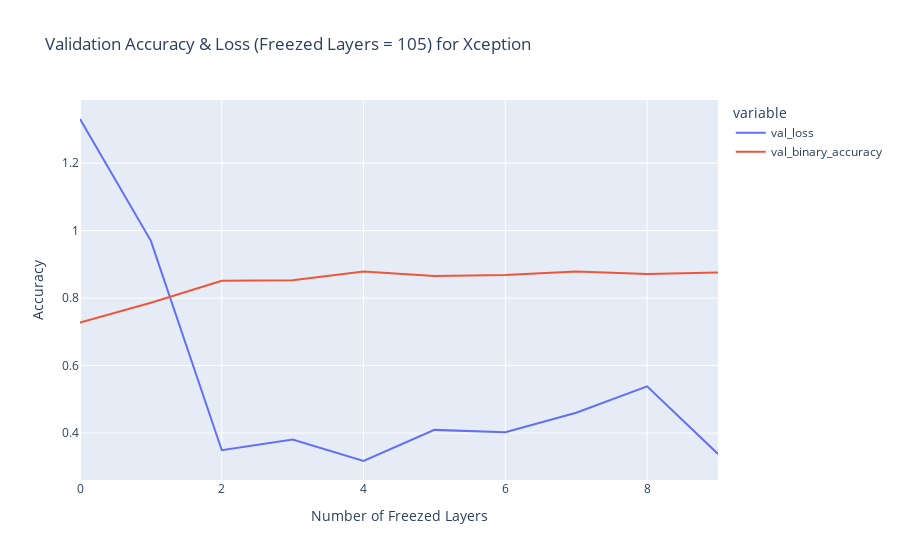

The code cell stored with this chart in its notebook:
### Markdown cell above
Plotting accuracy and loss for the best optimum results achieved and that is for the freezed layers = 105 with the Validation Accuracy = 0.955856263637542 and the Validation Loss = 0.338136255741119. We can conclude that as we increase the epochs, our acuracy increases and the loss decreases.

### Code cell
df_xception = getData_xception()
df_xception = df_xception[df_xception.freezed_layer == 105]
fig = px.line(
    df_xception, 
    x='Epoch', 
    y=['val_loss','val_binary_accuracy'],
    title="Validation Accuracy & Loss (Freezed Layers = 105) for Xception"
).update_layout(xaxis_title="Number of Freezed Layers", yaxis_title="Accuracy")
fig.show()

### Figure 1 — Plotly figure (JSON) as saved in the notebook; plotly's stock layout.template omitted (floating-point values rounded to 4 significant figures)
{"data": [{"hovertemplate": "variable=val_loss<br>Epoch=%{x}<br>value=%{y}<extra></extra>", "legendgroup": "val_loss", "line": {"color": "#636efa", "dash": "solid"}, "marker": {"symbol": "circle"}, "mode": "lines", "name": "val_loss", "orientation": "v", "showlegend": true, "x": [0, 1, 2, 3, 4, 5, 6, 7, 8, 9], "xaxis": "x", "y": [1.331, 0.9696, 0.3491, 0.3806, 0.3173, 0.4095, 0.4026, 0.4604, 0.5384, 0.3381], "yaxis": "y", "type": "scatter"}, {"hovertemplate": "variable=val_binary_accuracy<br>Epoch=%{x}<br>value=%{y}<extra></extra>", "legendgroup": "val_binary_accuracy", "line": {"color": "#EF553B", "dash": "solid"}, "marker": {"symbol": "circle"}, "mode": "lines", "name": "val_binary_accuracy", "orientation": "v", "showlegend": true, "x": [0, 1, 2, 3, 4, 5, 6, 7, 8, 9], "xaxis": "x", "y": [0.7273, 0.7864, 0.8515, 0.853, 0.8788, 0.8652, 0.8682, 0.8788, 0.8712, 0.8758], "yaxis": "y", "type": "scatter"}], "layout": {"xaxis": {"anchor": "y", "domain": [0, 1], "title": {"text": "Number of Freezed Layers"}, "type": "linear", "range": [0, 9], "autorange": true}, "yaxis": {"anchor": "x", "domain": [0, 1], "title": {"text": "Accuracy"}, "type": "linear", "range": [0.261, 1.387], "autorange": true}, "legend": {"title": {"text": "variable"}, "tracegroupgap": 0}, "title": {"text": "Validation Accuracy & Loss (Freezed Layers = 105) for Xception"}, "autosize": true}}
